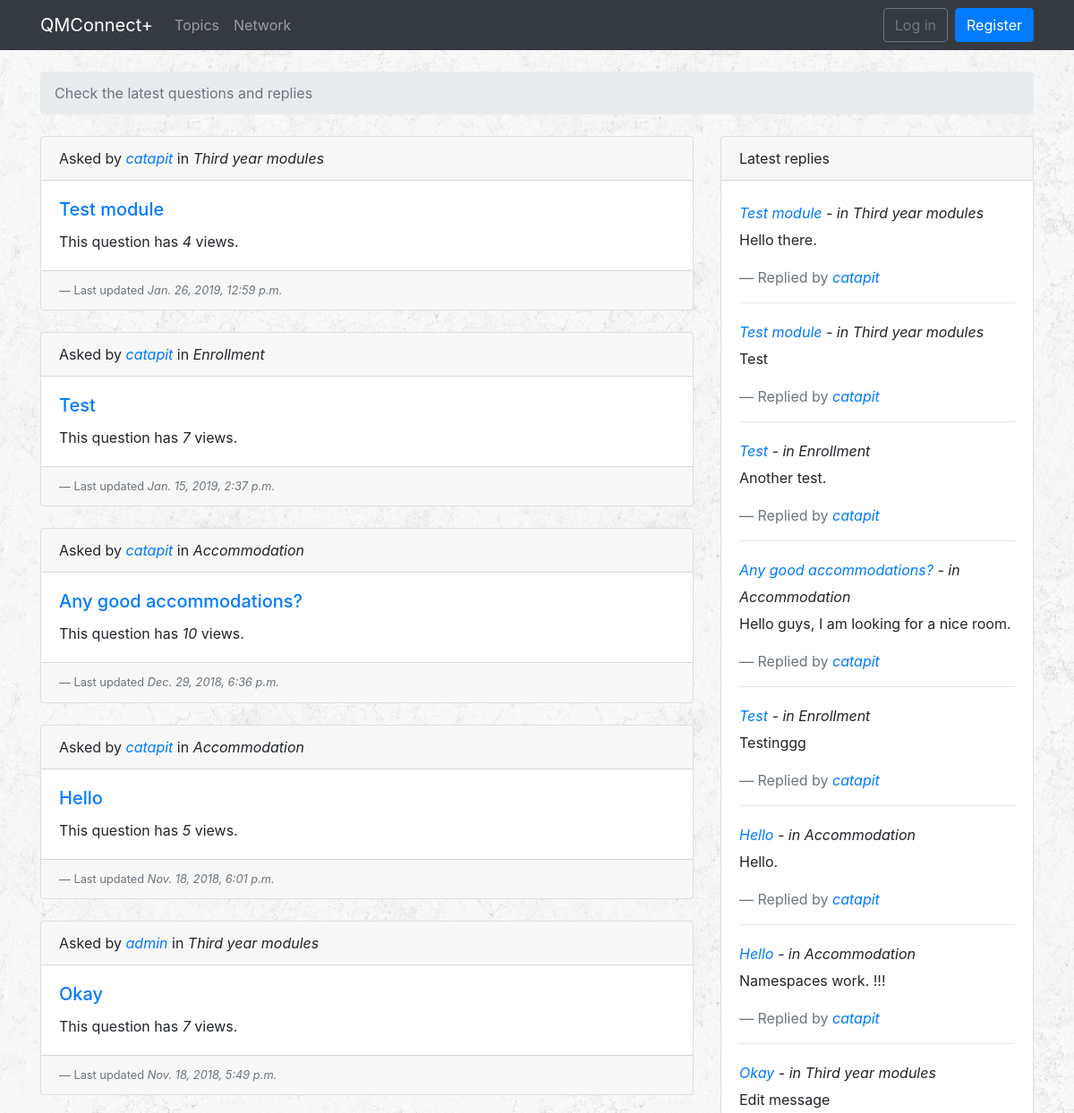
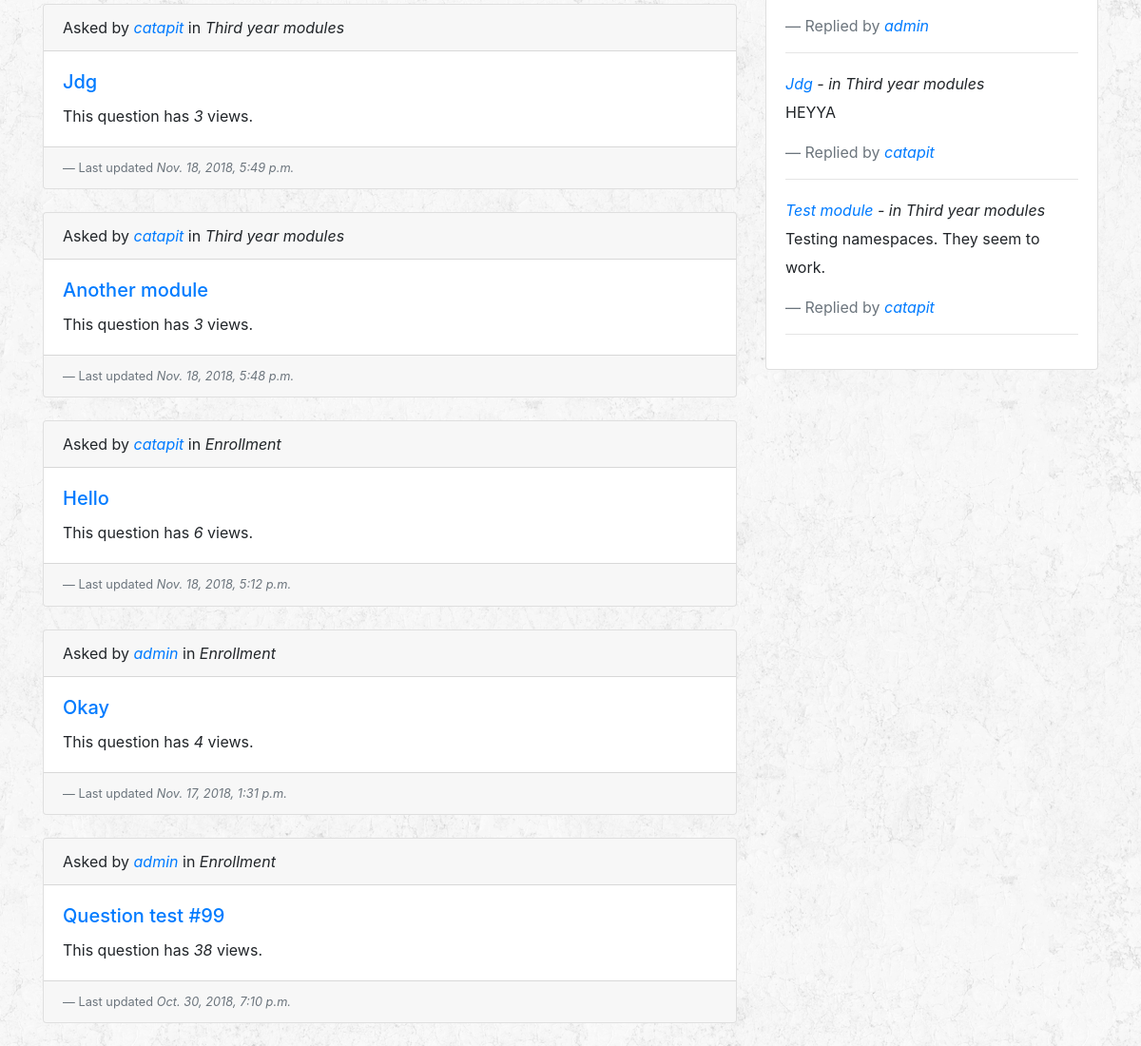
The app's page /, older data (2 pictures, top to bottom).
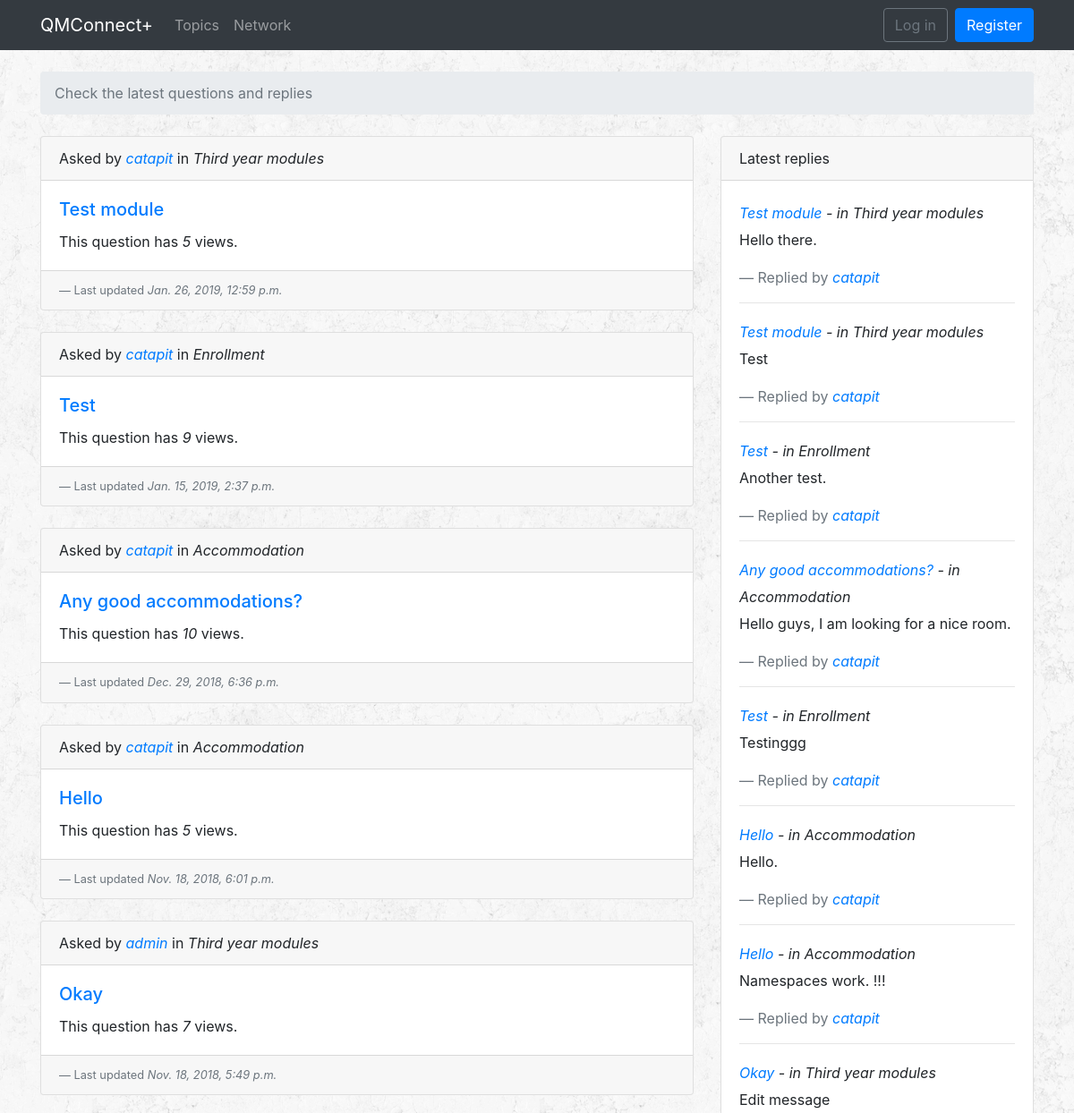
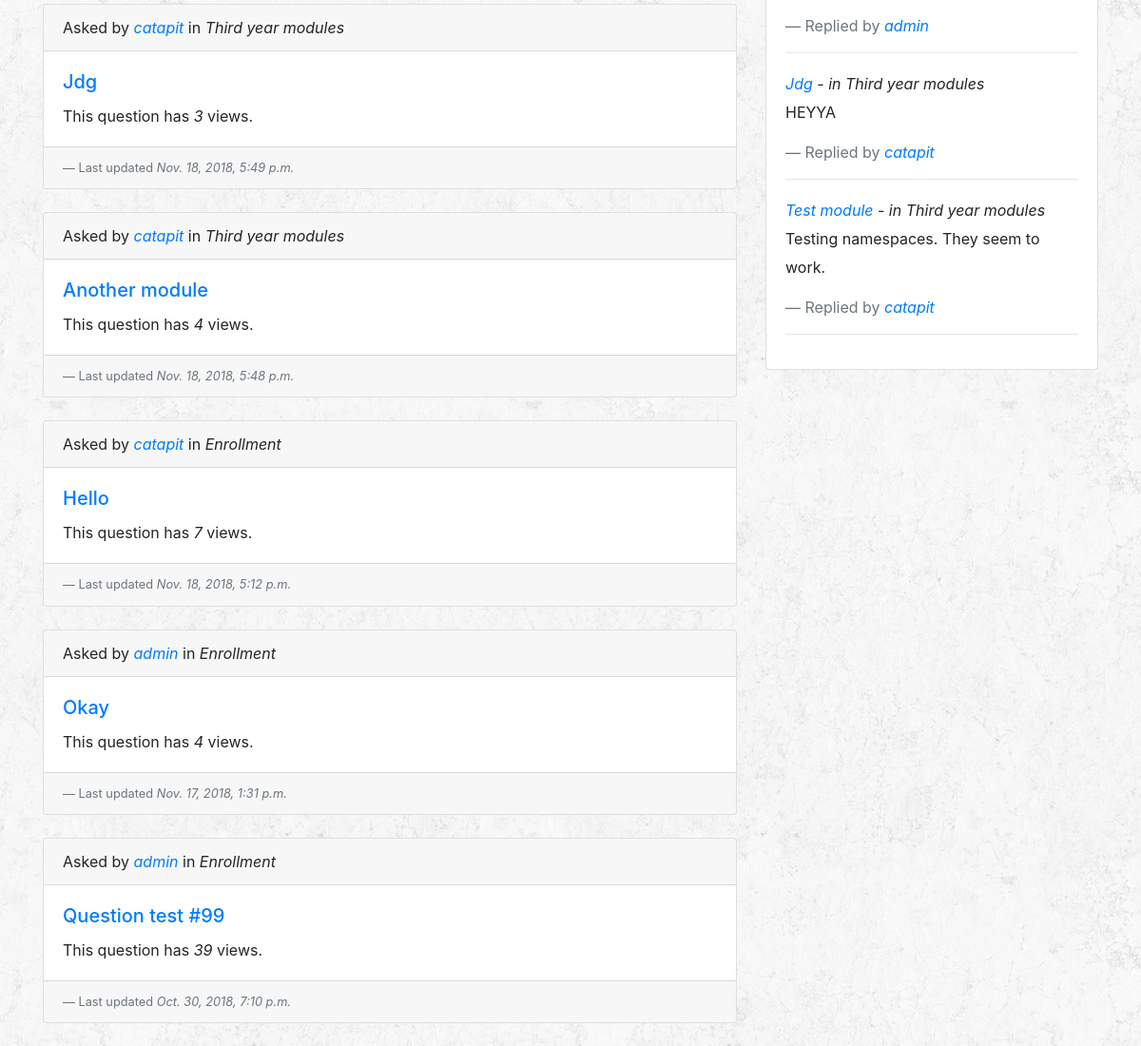
The same page, newer data (2 pictures, top to bottom).
### qa/models.py (models this page shows, shortened)
class Question(models.Model):
    subject = models.CharField(max_length=255)
    last_updated = models.DateTimeField(auto_now_add=True)
    topic = models.ForeignKey(Topic, related_name='questions', on_delete=models.CASCADE)
    starter = models.ForeignKey(User, related_name='questions', on_delete=models.CASCADE)
    views = models.PositiveIntegerField(default=0)
    def __str__(self):
        return self.subject

class Topic(models.Model):
    name = models.CharField(max_length=30, unique=True)
    description = models.CharField(max_length=100)
    def __str__(self):
        return self.name

### qa/views.py (the view)
# urls.py: path('', qa_views.latest, name='latest'),
def latest(request):
    answers = Answer.objects.order_by('-created_at')[:10]
    questions = Question.objects.order_by('-last_updated')[:10]
    return render(request, 'latest.html', {'answers': answers, 'questions': questions})

### templates/latest.html
{% extends 'base.html' %}
{% block breadcrumb %}
<li class="breadcrumb-item active">Check the latest questions and replies</li>
{% endblock %}
{% block content %}
<div class="row">
  <div class="col-md-8">
    {% for question in questions %}
    <div class="card mb-4">
      <div class="card-header">
        Asked by <cite><a href="{% url 'qa:profile' question.starter.pk %}">{{ question.starter }}</a></cite> in <cite>{{ question.topic }}</cite>
      </div>
      <div class="card-body">
        <h5 class="card-title"><a href="{% url 'qa:question_answers' question.topic.pk question.pk %}">{{ question }}</a></h5>
        <p class="card-text">This question has <cite>{{ question.views }}</cite> views.</p>
      </div>
      <div class="card-footer text-muted">
        <footer class="blockquote-footer">Last updated <cite>{{ question.last_updated }}</cite></footer>
      </div>
    </div>
    {% endfor %}
  </div>
  <div class="col-md-4">
    <div class="card mb-4">
      <div class="card-header">
        Latest replies
      </div>
      <div class="card-body">
        <blockquote class="blockquote mb-0">
          {% for answer in answers %}
          <small><cite><a href="{% url 'qa:question_answers' answer.question.topic.pk answer.question.pk %}">{{ answer.question }}</a> - in {{ answer.question.topic }}</cite></small>
          <p><small>{{ answer.message }}</small></p>
          <footer class="blockquote-footer">Replied by <cite><a href="{% url 'qa:profile' answer.question.starter.pk %}">{{ answer.question.starter }}</a></cite></footer>
          <hr/>
          {% endfor %}
        </blockquote>
      </div>
    </div>
  </div>
</div>
{% endblock content %}

Row changes from the older to the newer data that the page shows:
changed Question "Test module": views "4" → "5"
changed Question "Test": views "7" → "9"
changed Question "Another module": views "3" → "4"
changed Question "Nov. 18, 2018, 5:12 p.m.": views "6" → "7"
changed Question "Question test #99": views "38" → "39"
